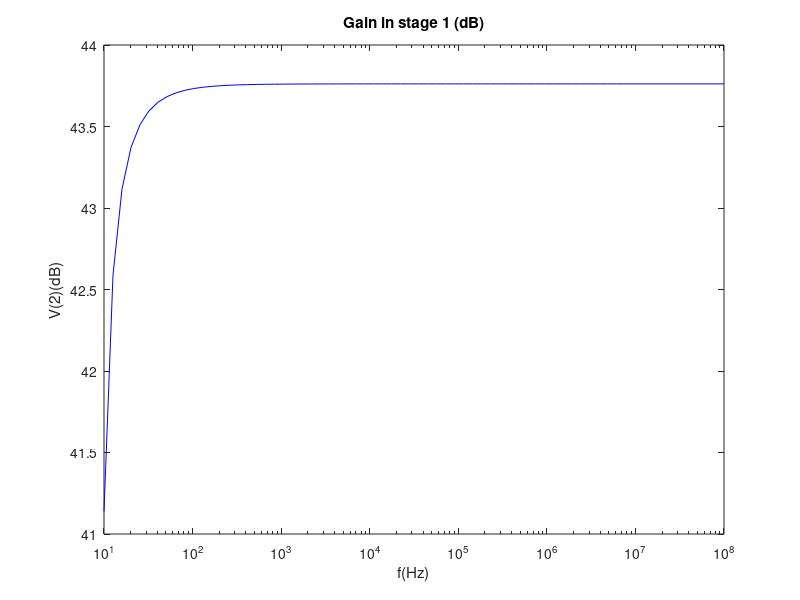
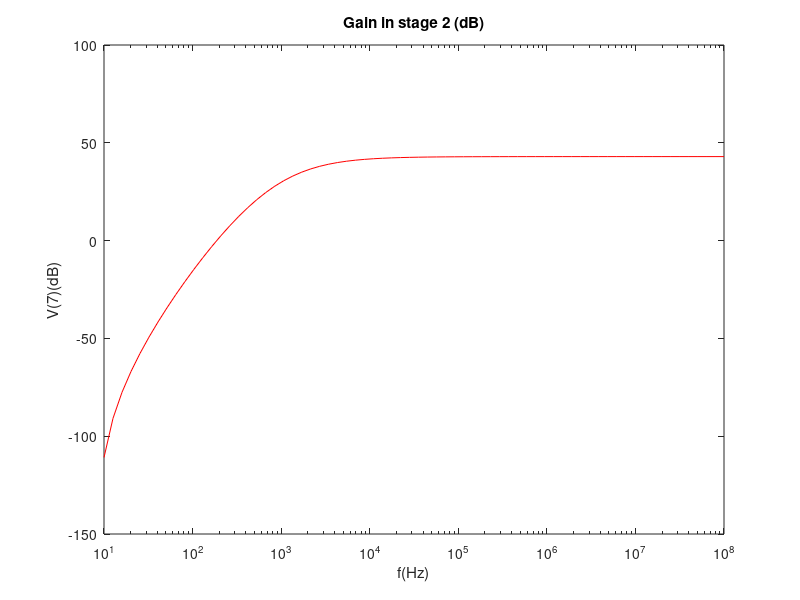

MATLAB code to generate these figures, in order:
Vc = 12.0
f=1e3
Vs = 1
Rs = 100
Ci = 1e-3
Rb1 = 80e3
Rb2 =20e3
Rc = 1e3
Re =100
Ce = 1e-3

%Q1
Von=0.7
Vt=25e-3
Bf1=178.7
Va1=69.7

%Q2
Bf2=227.3
Va2=37.2

Rd = 100
Co = 1e-6
Rl = 8

Rb=(Rb1*Rb2)/(Rb1+Rb2)
Veq=Rb2/(Rb1+Rb2)*Vc
Ib1=(Veq-Von)/(Rb+(1+Bf1)*Re)
Ie1=(1+Bf1)*Ib1
Ic1=Bf1*Ib1
Vo1=Vc-Rc*Ic1
Ve=Re*Ie1
Vce=Vo1-Ve

Gm1=Ic1/Vt
Rp1=Bf1/Gm1
Ro1=Va1/Ic1

Gain1=-Gm1*(1/(1/Rc+1/Ro1))*1/(1/Rp1+1/Rb1+1/Rb2)*1/(Rs+1/(1/Rp1+1/Rb1+1/Rb2))*Vs

Zi1=1/(1/Rp1+1/Rb1+1/Rb2)
Zo1 = 1/(1/Rc+1/Ro1)

Vi=Vo1
Ie2=(Vc-Von-Vi)/Rd
Vo2=Vc-Rd*Ie2
Ic2 = Bf2/(Bf2+1)*Ie2
Gm2=Ic2/Vt
Rp2=Bf2/Gm2
Ro2=Va2/Ic2
Gp2=1/Rp2
Ge2=1/Rd
Go2=1/Ro2

Ve2=Rd*Ie2
Vce2=Vo2-Ve2

Zi2=(Gp2+Ge2+Go2+Gm2)/(Gp2*(Gp2+Ge2+Go2))
Zo2=1/(Gp2+Ge2+Go2+Gm2)

Gain2 = Gm2/(Gp2+Ge2+Go2+Gm2)

GainT=Gain1*Gain2

%Frequency analysis
Vix=complex(Vs)
f=logspace(1,8,70)
res = zeros(1,length(f))
res2 = zeros(1,length(f))

for i=1:length(f)
w=2*pi*f(i)
Z1=Rs+Rb+1/(i*w*Ci)

M=[Z1+Re,-Re,0,0,0;
    -Re,Re+1/(i*w*Ce),-1/(i*w*Ce),0,0;
    0,-1/(i*w*Ce),1/(i*w*Ce)+Ro1+Rc,-Ro1,-Rc;
    Gm1*Rp1,0,0,1,0;
    0,0,-Rc,0,Rc+Zi2]

b=[Vix;0;0;0;0]
A=M\b

res(i)=A(5)*Zi2
endfor

for i=1:length(f)
w=2*pi*f(i)

M2=[Rp2+Rd,-Rd,0,0;
    Gm2*Rp2,1,-1,0;
    0,0,-Ro2,Ro2+Rl+1/(i*w*Co);
    -Rd,Rd,Ro2,-Ro2]

b2=[res(i);0;0;0]
A2=M2\b2

res2(i)=A2(4)*Rl
endfor

max=0
for i=1:length(f)
if -res2(i)>max
max=-res2(i)
endif
endfor
printf("%f\n", max)

LowCOP=0
bll=0
for i=1:length(f)
if (20*log(-res2(i))>20*log(max)-3&&bll==0)
LowCOP=f(i)
bll=1
endif
endfor
printf("%f\n", LowCOP)

semilogx(f, 20*log(-res), "color", 'b')
title("Gain in stage 1 (dB)")
xlabel("f(Hz)")
ylabel("V(2)(dB)")

print -color -depsc vo1.eps

close

semilogx(f, 20*log(-res2), "color", 'r')
title("Gain in stage 2 (dB)")
xlabel("f(Hz)")
ylabel("V(7)(dB)")

print -color -depsc vo2.eps

close